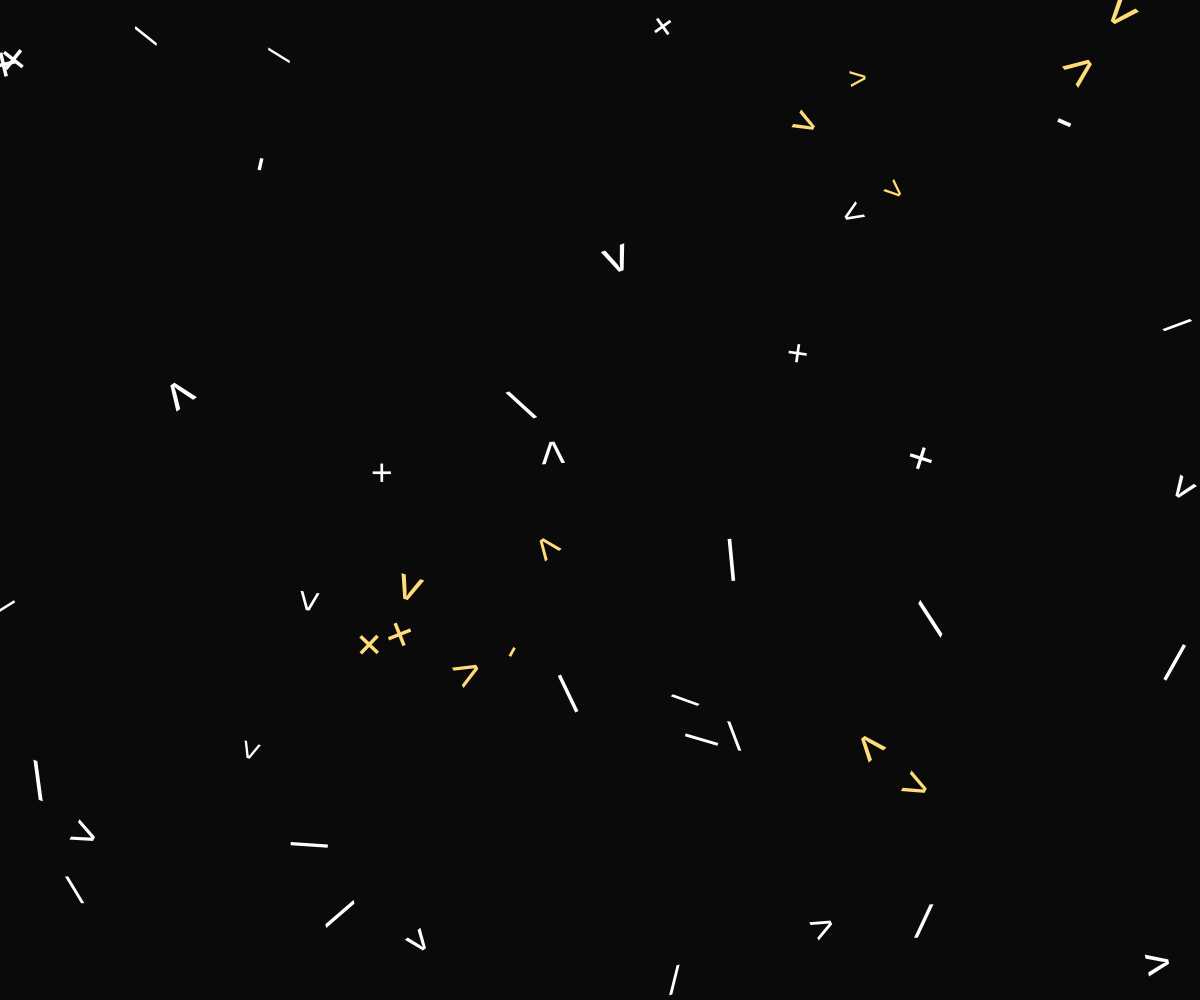
Frame 1 (no input)
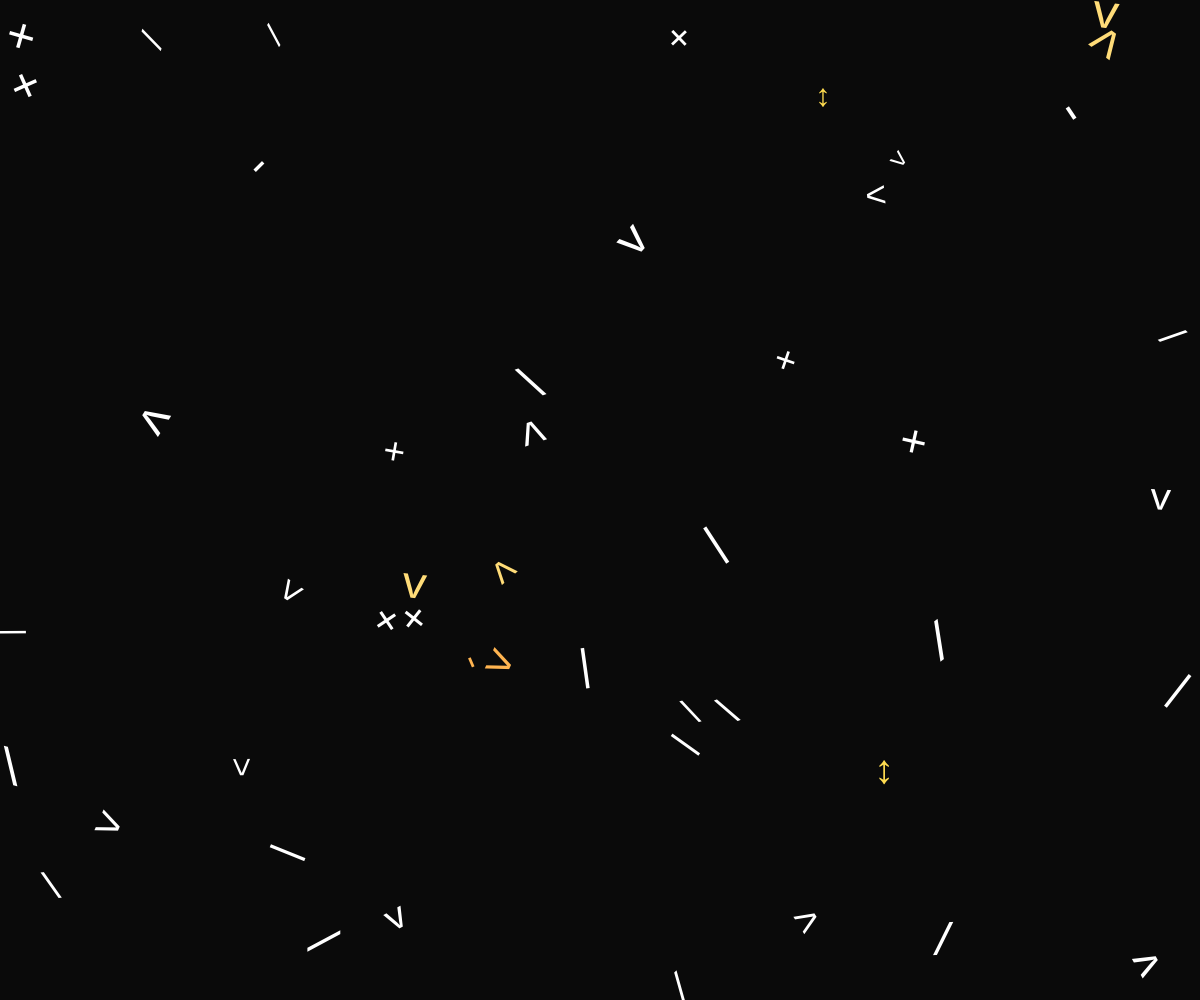
Frame 60 (no input)
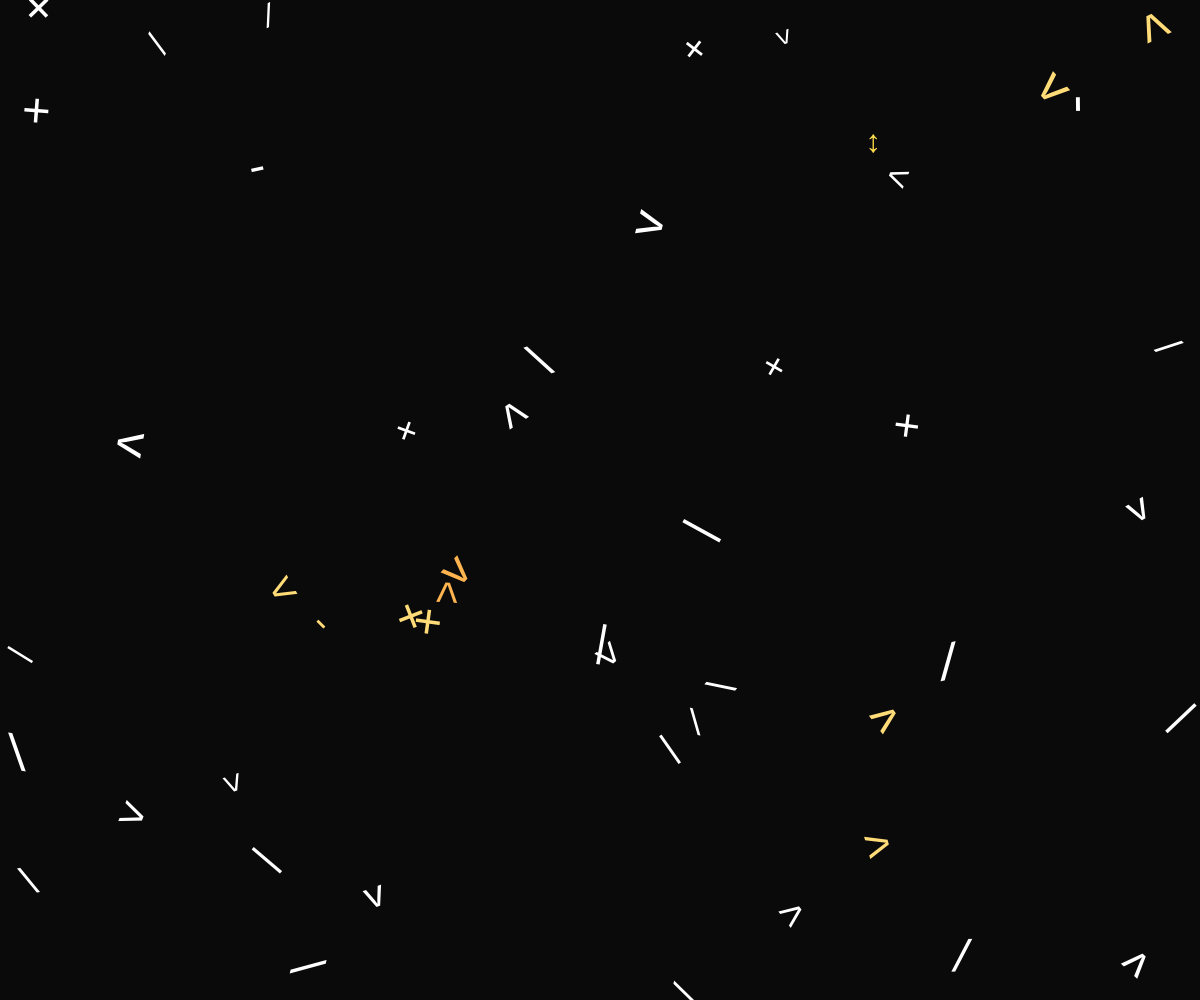
Frame 120 (the mouse pressed at the canvas centre since frame 60)

The p5.js sketch that drew these frames (run headless with seeded random() and noise() and a simulated clock; from frame 60 on, the mouse is pressed at the canvas centre):

// p5.js sketch
// ── sketch.js
let simulation;


// ==============================
// CONFIGURAÇÃO
// ==============================

const CONFIG = {
  characterAmount: 50,

  minSize: 30,
  maxSize: 50,

  minSpeed: 0.1,
  maxSpeed: 0.5,

  attractionRadius: 150,
  attractionStrength: 0.015
};


// ==============================
// REGRAS DE REAÇÃO
// ==============================

const reactionRules = {
  "+": {
    "|": "┼",
    "-": "┼"
  },

  "<": {
    ">": "↔",
    "-": "←"
  },

  ">": {
    "-": "→"
  },

  "^": {
    "v": "↕"
  },

  "/": {
    "\\": "◇"
  }
};


// ==============================
// SETUP
// ==============================

function setup() {

  createCanvas(windowWidth, windowHeight);

  textFont("monospace");
  textAlign(CENTER, CENTER);

  simulation = new Simulation(CONFIG.characterAmount);
}


// ==============================
// DRAW
// ==============================

function draw() {

  background(10);

  simulation.update();
  simulation.draw();
}


// ==============================
// RESIZE
// ==============================

function windowResized() {

  resizeCanvas(windowWidth, windowHeight);
}

class Fusion {
  constructor(a, b, result) {
    this.a = a;
    this.b = b;
    this.result = result;

    this.timer = 0;

    this.approachDuration = 8;
    this.mergedDuration = 20;
    this.separationDuration = 8;

    this.state = "approach";
  }

  update() {
    this.timer++;

    if (this.state === "approach") {
      this.updateApproach();

      if (this.timer >= this.approachDuration) {
        this.state = "merged";
        this.timer = 0;
      }
    }
    else if (this.state === "merged") {
      this.updateMerged();

      if (this.timer >= this.mergedDuration) {
        this.state = "separation";
        this.timer = 0;
      }
    }
    else if (this.state === "separation") {
      this.updateSeparation();

      if (this.timer >= this.separationDuration) {
        this.finish();
      }
    }
  }

  updateApproach() {
    let dx = this.b.x - this.a.x;
    let dy = this.b.y - this.a.y;
    let d = sqrt(dx * dx + dy * dy);

    if (d > 1) {
      let nx = dx / d;
      let ny = dy / d;
      let force = 0.12;

      this.a.x += nx * force;
      this.a.y += ny * force;

      this.b.x -= nx * force;
      this.b.y -= ny * force;
    }

    this.a.rotation += 0.03;
    this.b.rotation -= 0.03;
  }

  updateMerged() {
    let centerX = (this.a.x + this.b.x) / 2;
    let centerY = (this.a.y + this.b.y) / 2;

    this.a.x = centerX;
    this.a.y = centerY;

    this.b.x = centerX;
    this.b.y = centerY;

    this.a.rotation += 0.02;
    this.b.rotation -= 0.02;
  }

  updateSeparation() {
    let progress = this.timer / this.separationDuration;

    let centerX = (this.a.x + this.b.x) / 2;
    let centerY = (this.a.y + this.b.y) / 2;

    let dx = this.b.x - this.a.x;
    let dy = this.b.y - this.a.y;
    let d = sqrt(dx * dx + dy * dy);

    if (d < 0.01) {
      let angle = random(TWO_PI);
      dx = cos(angle);
      dy = sin(angle);
    }
    else {
      dx /= d;
      dy /= d;
    }

    let separation = progress * 30;

    this.a.x = centerX - dx * separation;
    this.a.y = centerY - dy * separation;

    this.b.x = centerX + dx * separation;
    this.b.y = centerY + dy * separation;

    this.a.rotation += 0.04;
    this.b.rotation -= 0.04;
  }

  draw() {

    // Durante a aproximação,
    // os dois caracteres continuam visíveis.
    if (this.state === "approach") {
      this.a.draw();
      this.b.draw();
      return;
    }

    // Durante a fusão, mostramos apenas
    // o novo caractere.
    if (this.state === "merged") {
      let centerX = (this.a.x + this.b.x) / 2;
      let centerY = (this.a.y + this.b.y) / 2;

      push();

      translate(centerX, centerY);

      textAlign(CENTER, CENTER);
      textSize((this.a.size + this.b.size) / 2);
      fill(255, 220, 80);
      noStroke();

      text(this.result, 0, 0);

      pop();

      return;
    }

    // Durante a separação,
    // os caracteres originais voltam a aparecer.
    if (this.state === "separation") {
      this.a.draw();
      this.b.draw();
    }
  }

  finish() {
    this.a.fusing = false;
    this.b.fusing = false;

    this.a.fusionPartner = null;
    this.b.fusionPartner = null;

    let dx = this.b.x - this.a.x;
    let dy = this.b.y - this.a.y;
    let d = sqrt(dx * dx + dy * dy);

    if (d < 0.01) {
      let angle = random(TWO_PI);
      dx = cos(angle);
      dy = sin(angle);
    }
    else {
      dx /= d;
      dy /= d;
    }

    let force = 1.5;

    this.a.vx -= dx * force;
    this.a.vy -= dy * force;

    this.b.vx += dx * force;
    this.b.vy += dy * force;

    this.finished = true;
  }
}

// ==============================
// SIMULATION
// ==============================

class Simulation {

  constructor(amount) {

    this.characters = [];
    this.fusions = [];

    const symbols = [
      "+",
      "-",
      "|",
      "/",
      "\\",
      "<",
      ">",
      "^",
      "v"
    ];

    for (let i = 0; i < amount; i++) {

      let symbol = random(symbols);

      this.characters.push(
        new Character(
          symbol,
          random(width),
          random(height)
        )
      );
    }
  }

  update() {
    // 1. Atualiza personagens que não estão fundindo
    for (let character of this.characters) {
  
      if (!character.fusing) {
        character.update();
      }
    }
  
    // 2. Procura novos pares
    this.findAttractions();
  
    // 3. Atualiza as fusões existentes
    for (let fusion of this.fusions) {
      fusion.update();
    }
  
    // 4. Remove fusões terminadas
    for (let i = this.fusions.length - 1; i >= 0; i--) {
  
      if (this.fusions[i].finished) {
        this.fusions.splice(i, 1);
      }
    }
  }

  startFusion(a, b) {
    let result = getReactionResult(a.symbol, b.symbol);
    if (result === null) {
      return;
    }
  
    // Os personagens deixam de procurar outros parceiros
    a.target = null;
    b.target = null;
    a.attracted = false;
    b.attracted = false;
  
    // Marcam que estão ocupados em uma fusão
    a.fusing = true;
    b.fusing = true;
    a.fusionPartner = b;
    b.fusionPartner = a;
  
    let fusion = new Fusion(a, b, result);
    this.fusions.push(fusion);
  }

  findAttractions() {
    // Limpa os alvos dos personagens que
    // não estão participando de uma fusão.
    for (let character of this.characters) {
      if (!character.fusing) {
        character.target = null;
        character.attracted = false;
      }
    }
  
    // Compara cada personagem com os outros
    for (let i = 0; i < this.characters.length; i++) {
      let a = this.characters[i];
      // Se já está em uma fusão, não pode
      // participar de outra.
      if (a.fusing) {
        continue;
      }
  
      for (let j = i + 1; j < this.characters.length; j++) {
        let b = this.characters[j];
        // Também não pode usar um personagem
        // que já está em outra fusão.
        if (b.fusing) {
          continue;
        }
        // Verifica se existe uma reação entre os símbolos.
        if (!canReact(a.symbol, b.symbol)) {
          continue;
        }
  
        let d = dist(a.x, a.y, b.x, b.y);
  
        // Dentro do raio de atração
        if (d < CONFIG.attractionRadius) {
          a.target = b;
          b.target = a;
          a.attracted = true;
          b.attracted = true;
  
          // Quando ficam suficientemente próximos,
          // inicia a fusão temporária.
          if (d < 35) {
            this.startFusion(a, b);
          }
          else {
            a.attract(b);
            b.attract(a);
          }
          // Esse par já foi tratado.
          // Não queremos que "a" procure outro
          // personagem neste mesmo ciclo.
          break;
        }
      }
    }
  }

  isInFusion(character) {
    return character.fusing;
  }
  
  draw() {
    for (let character of this.characters) {
      if (!character.fusing) {
        character.draw();
      }
    }
    for (let fusion of this.fusions) {
      fusion.draw();
    }
  }
}

// ==============================
// CHARACTER
// ==============================

class Character {

  constructor(symbol, x, y) {

    this.symbol = symbol;

    this.x = x;
    this.y = y;

    this.vx = random(
      -CONFIG.maxSpeed,
      CONFIG.maxSpeed
    );

    this.vy = random(
      -CONFIG.maxSpeed,
      CONFIG.maxSpeed
    );

    this.rotation = random(TWO_PI);

    this.rotationSpeed = random(
      -0.01,
      0.01
    );

    this.size = random(
      CONFIG.minSize,
      CONFIG.maxSize
    );

    this.target = null;

    this.fusing = false;
    this.fusionPartner = null;

    this.attracted = false;
  }


  update() {

    if (this.fusing) {

      this.updateFusion();

    } else {

      this.x += this.vx;
      this.y += this.vy;
      this.rotation += this.rotationSpeed;
      this.vx *= 0.999;
      this.vy *= 0.999;
      this.checkBounds();
    }
  }


  attract(other) {
    let dx = other.x - this.x;
    let dy = other.y - this.y;
    let d = sqrt(dx * dx + dy * dy);
    
    if (d === 0) {
      return;
    }
    let nx = dx / d;
    let ny = dy / d;
    this.vx += nx * CONFIG.attractionStrength;
    this.vy += ny * CONFIG.attractionStrength;
    this.attracted = true;
  }

  updateFusion() {
    if (this.fusionPartner === null) {
      return;
    }
    let dx = this.fusionPartner.x - this.x;
    let dy = this.fusionPartner.y - this.y;
    let d = sqrt(dx * dx + dy * dy);
    
    if (d === 0) {
      return;
    }
    let nx = dx / d;
    let ny = dy / d;
    this.vx += nx * 0.15;
    this.vy += ny * 0.15;
    this.x += this.vx;
    this.y += this.vy;
    this.rotation += this.rotationSpeed * 3;
  }

  checkBounds() {
    if (this.x < 0) {
      this.x = 0;
      this.vx *= -1;
    }

    if (this.x > width) {
      this.x = width;
      this.vx *= -1;
    }

    if (this.y < 0) {
      this.y = 0;
      this.vy *= -1;
    }

    if (this.y > height) {
      this.y = height;
      this.vy *= -1;
    }
  }

  draw() {
    push();
    translate(
      this.x,
      this.y
    );
    rotate(
      this.rotation
    );
    
    let displaySize = this.size;
    
    if (this.attracted || this.fusing) {
      displaySize *= 1.15;
    }

    textSize(displaySize);
    noStroke();

    if (this.fusing) {
      fill(255, 180, 80);

    } else if (this.attracted) {
      fill(255, 220, 120);
      
    } else {

      fill(255);
    }

    text(
      this.symbol,
      0,
      0
    );

    pop();

    this.attracted = false;
  }
}

// ==============================
// VERIFICA COMPATIBILIDADE
// ==============================

function canReact(a, b) {

  return getReactionResult(a, b) !== null;
}

function getReactionResult(a, b) {

  if (
    reactionRules[a] &&
    reactionRules[a][b]
  ) {
    return reactionRules[a][b];
  }

  if (
    reactionRules[b] &&
    reactionRules[b][a]
  ) {
    return reactionRules[b][a];
  }

  return null;
}
